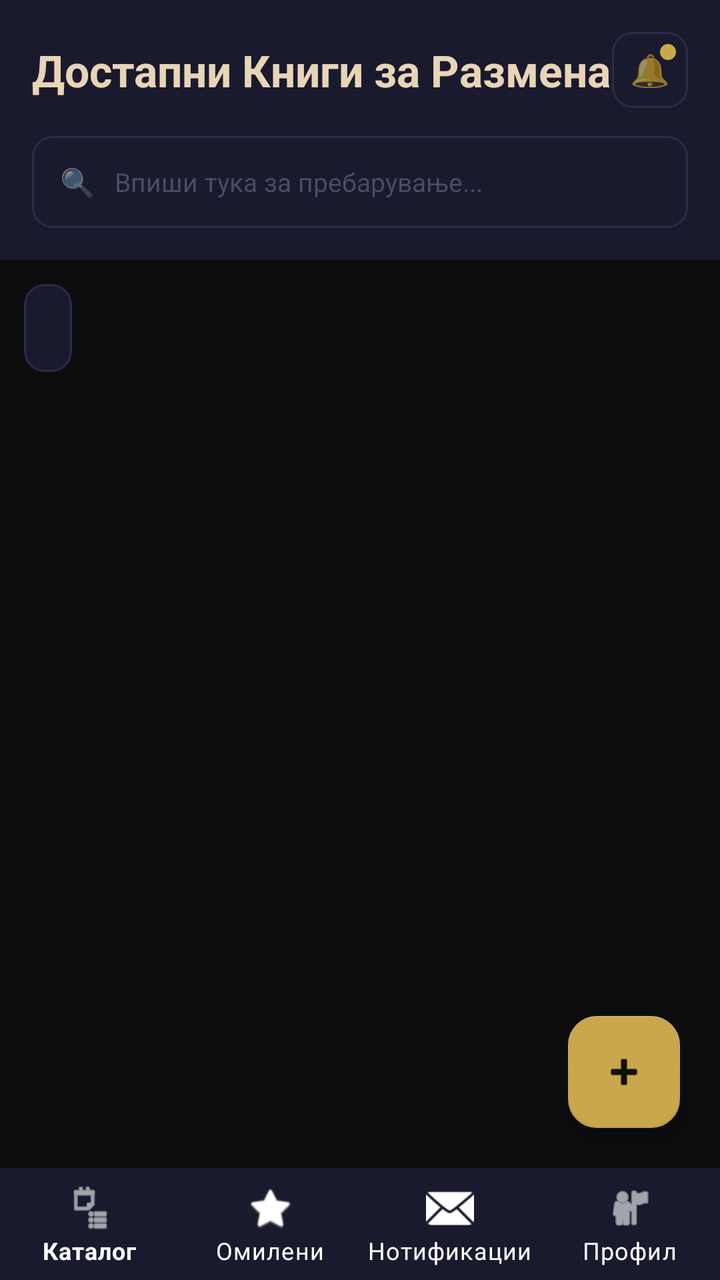
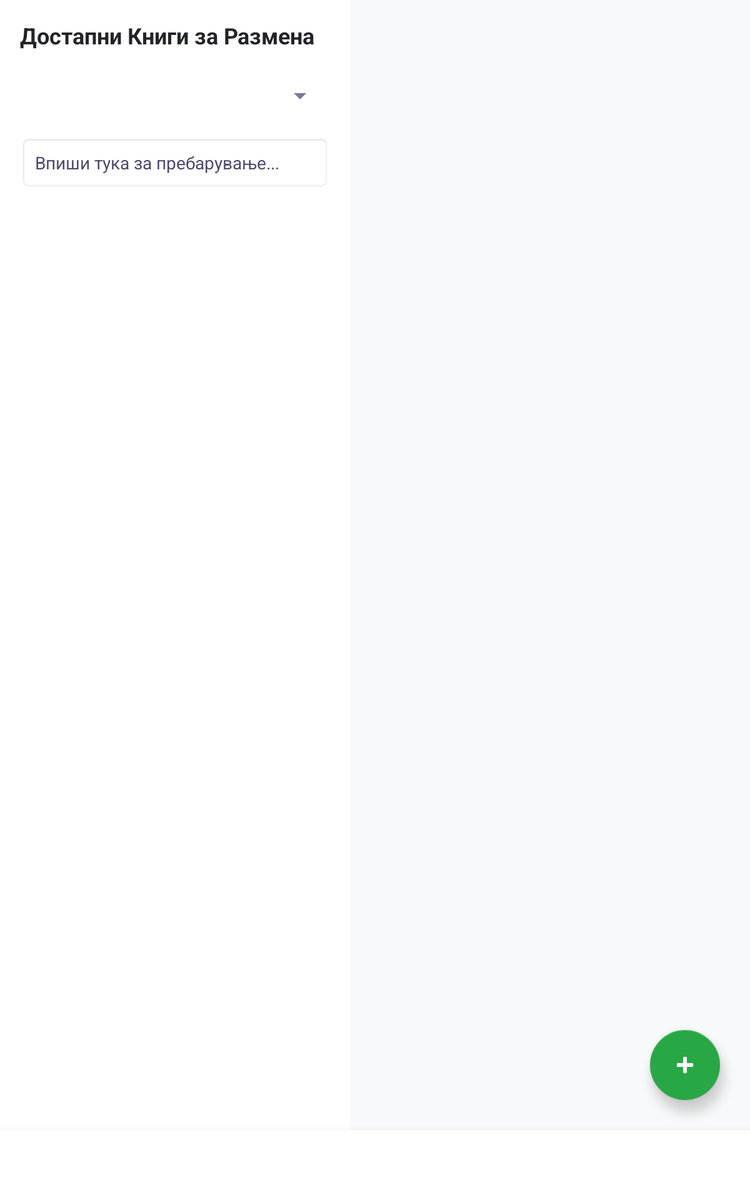

The same Android screen from two of the app's own layout files: first res/layout/ as a phone draws it, then the repository's variant for another configuration, drawn on a device whose configuration selects that folder. Both files follow.
<!-- AndroidManifest.xml: application theme Theme.BookExchange -->
<!-- res/layout/activity_book_feed.xml -->
<?xml version="1.0" encoding="utf-8"?>
<androidx.constraintlayout.widget.ConstraintLayout
    xmlns:android="http://schemas.android.com/apk/res/android"
    xmlns:app="http://schemas.android.com/apk/res-auto"
    android:layout_width="match_parent"
    android:layout_height="match_parent"
    android:background="@color/bg_ink">

    
    <LinearLayout
        android:id="@+id/headerLayout"
        android:layout_width="0dp"
        android:layout_height="wrap_content"
        android:orientation="vertical"
        android:background="@color/bg_navy"
        android:padding="16dp"
        android:paddingTop="20dp"
        app:layout_constraintTop_toTopOf="parent"
        app:layout_constraintStart_toStartOf="parent"
        app:layout_constraintEnd_toEndOf="parent">

        
        <LinearLayout
            android:layout_width="match_parent"
            android:layout_height="wrap_content"
            android:orientation="horizontal"
            android:gravity="center_vertical"
            android:layout_marginBottom="14dp">

            <TextView
                android:id="@+id/tvFeedTitle"
                android:layout_width="0dp"
                android:layout_height="wrap_content"
                android:layout_weight="1"
                android:text="@string/available_books_trade"
                android:textSize="22sp"
                android:textStyle="bold"
                android:textColor="@color/text_primary" />

            
            <FrameLayout
                android:id="@+id/btnNotifications"
                android:layout_width="38dp"
                android:layout_height="38dp"
                android:background="@drawable/bg_icon_btn"
                android:clickable="true"
                android:focusable="true">
                <TextView
                    android:layout_width="wrap_content"
                    android:layout_height="wrap_content"
                    android:layout_gravity="center"
                    android:text="🔔"
                    android:textSize="16sp" />
                
                <View
                    android:id="@+id/notifDot"
                    android:layout_width="8dp"
                    android:layout_height="8dp"
                    android:layout_gravity="top|end"
                    android:layout_margin="6dp"
                    android:background="@drawable/bg_notif_dot"
                    android:visibility="visible" />
            </FrameLayout>

        </LinearLayout>

        
        <LinearLayout
            android:layout_width="match_parent"
            android:layout_height="46dp"
            android:orientation="horizontal"
            android:background="@drawable/bg_input"
            android:gravity="center_vertical"
            android:paddingHorizontal="14dp">

            <TextView
                android:layout_width="wrap_content"
                android:layout_height="wrap_content"
                android:text="🔍"
                android:textSize="14sp"
                android:layout_marginEnd="10dp" />

            <EditText
                android:id="@+id/etSearch"
                android:layout_width="match_parent"
                android:layout_height="match_parent"
                android:background="@null"
                android:hint="@string/typeHere_search"
                android:textSize="13sp"
                android:textColor="@color/text_primary"
                android:textColorHint="@color/text_hint"
                android:inputType="text"
                android:imeOptions="actionSearch"
                android:singleLine="true" />
        </LinearLayout>

    </LinearLayout>

    
    <HorizontalScrollView
        android:id="@+id/filterChipsScroll"
        android:layout_width="0dp"
        android:layout_height="wrap_content"
        android:scrollbars="none"
        android:layout_marginTop="12dp"
        android:paddingHorizontal="12dp"
        app:layout_constraintTop_toBottomOf="@id/headerLayout"
        app:layout_constraintStart_toStartOf="parent"
        app:layout_constraintEnd_toEndOf="parent">

        
        <Spinner
            android:id="@+id/spinnerFilterCriterion"
            android:layout_width="wrap_content"
            android:layout_height="44dp"
            android:background="@drawable/bg_input"
            android:paddingHorizontal="12dp"
            android:spinnerMode="dropdown" />

    </HorizontalScrollView>

    
    <androidx.recyclerview.widget.RecyclerView
        android:id="@+id/rvBooksFeed"
        android:layout_width="0dp"
        android:layout_height="0dp"
        android:layout_marginTop="4dp"
        android:clipToPadding="false"
        android:paddingBottom="80dp"
        app:layout_constraintTop_toBottomOf="@id/filterChipsScroll"
        app:layout_constraintBottom_toTopOf="@id/bottomNavigation"
        app:layout_constraintStart_toStartOf="parent"
        app:layout_constraintEnd_toEndOf="parent" />

    
    <com.google.android.material.floatingactionbutton.FloatingActionButton
        android:id="@+id/fabAddBook"
        style="@style/Widget.BookSwap.FAB"
        android:layout_width="wrap_content"
        android:layout_height="wrap_content"
        android:layout_margin="20dp"
        android:src="@android:drawable/ic_input_add"
        app:layout_constraintBottom_toTopOf="@id/bottomNavigation"
        app:layout_constraintEnd_toEndOf="parent" />

    
    <com.google.android.material.bottomnavigation.BottomNavigationView
        android:id="@+id/bottomNavigation"
        android:layout_width="0dp"
        android:layout_height="wrap_content"
        app:menu="@menu/bottom_nav_menu"
        app:layout_constraintBottom_toBottomOf="parent"
        app:layout_constraintStart_toStartOf="parent"
        app:layout_constraintEnd_toEndOf="parent" />

</androidx.constraintlayout.widget.ConstraintLayout>
<!-- resources referenced by this layout -->
<resources>
  <color name="bg_ink">#0D0D0D</color>
  <color name="bg_navy">#1A1A2E</color>
  <color name="text_hint">#4A4A6A</color>
  <color name="text_primary">#E8D5B7</color>
  <!-- drawable bg_icon_btn (drawable) -->
  <?xml version="1.0" encoding="utf-8"?>
  <shape xmlns:android="http://schemas.android.com/apk/res/android"
      android:shape="rectangle">
      <solid android:color="@color/bg_navy" />
      <stroke android:width="1dp" android:color="@color/border" />
      <corners android:radius="10dp" />
  </shape>
  <!-- drawable bg_input (drawable) -->
  <?xml version="1.0" encoding="utf-8"?>
  <shape xmlns:android="http://schemas.android.com/apk/res/android"
      android:shape="rectangle">
      <solid android:color="@color/bg_navy" />
      <stroke android:width="1dp" android:color="@color/border" />
      <corners android:radius="10dp" />
  </shape>
  <!-- drawable bg_notif_dot (drawable) -->
  <?xml version="1.0" encoding="utf-8"?>
  <shape xmlns:android="http://schemas.android.com/apk/res/android"
      android:shape="oval">
      <solid android:color="@color/gold" />
  </shape>
  <string name="available_books_trade">Достапни Книги за Размена</string>
  <string name="typeHere_search">Впиши тука за пребарување...</string>
  <style name="Widget.BookSwap.FAB" parent="Widget.MaterialComponents.FloatingActionButton">
          <item name="backgroundTint">@color/gold</item>
          <item name="tint">@color/bg_ink</item>
          <item name="shapeAppearanceOverlay">@style/ShapeAppearance.BookSwap.FAB</item>
      </style>
  <style name="Theme.BookExchange" parent="Theme.MaterialComponents.DayNight.NoActionBar">
          
          <item name="android:windowBackground">@color/bg_ink</item>
          <item name="colorPrimary">@color/gold</item>
          <item name="colorPrimaryVariant">@color/bg_navy</item>
          <item name="colorOnPrimary">@color/bg_ink</item>
          <item name="colorSecondary">@color/teal</item>
          <item name="colorOnSecondary">@color/bg_ink</item>
          <item name="colorSurface">@color/bg_card</item>
          <item name="colorOnSurface">@color/text_primary</item>
          <item name="android:colorBackground">@color/bg_ink</item>
          <item name="colorOnBackground">@color/text_primary</item>
  
          
          <item name="android:statusBarColor">@color/bg_navy</item>
          <item name="android:windowLightStatusBar">false</item>
  
          
          <item name="android:navigationBarColor">@color/bg_navy</item>
  
          
          <item name="android:textColorPrimary">@color/text_primary</item>
          <item name="android:textColorSecondary">@color/text_secondary</item>
          <item name="android:textColorHint">@color/text_hint</item>
  
          
          <item name="android:textColorHighlight">#33C9A84C</item>
          <item name="colorControlActivated">@color/gold</item>
          <item name="colorControlHighlight">@color/gold_dim</item>
  
          
          <item name="bottomNavigationStyle">@style/Widget.BookSwap.BottomNavigation</item>
      </style>
  <color name="border">#2A2A4A</color>
  <color name="gold">#C9A84C</color>
  <style name="ShapeAppearance.BookSwap.FAB" parent="">
          <item name="cornerFamily">rounded</item>
          <item name="cornerSize">14dp</item>
      </style>
  <color name="teal">#4ECDC4</color>
  <color name="bg_card">#252540</color>
  <color name="text_secondary">#7A7A9A</color>
  <color name="gold_dim">#1FC9A84C</color>
  <style name="Widget.BookSwap.BottomNavigation" parent="Widget.MaterialComponents.BottomNavigationView">
          <item name="android:background">@color/bg_navy</item>
          <item name="itemIconTint">@color/nav_icon_color</item>
          <item name="itemTextColor">@color/nav_icon_color</item>
          <item name="itemRippleColor">@color/gold_dim</item>
          <item name="labelVisibilityMode">labeled</item>
      </style>
  <color name="nav_icon_color">#FFFFFF</color> ```
</resources>
<!-- res/layout-sw600dp/activity_book_feed.xml (the repository's variant of the layout above) -->
<!-- drawn on a 7-inch tablet held upright -->
<?xml version="1.0" encoding="utf-8"?>
<androidx.constraintlayout.widget.ConstraintLayout
    xmlns:android="http://schemas.android.com/apk/res/android"
    xmlns:app="http://schemas.android.com/apk/res-auto"
    xmlns:tools="http://schemas.android.com/tools"
    android:layout_width="match_parent"
    android:layout_height="match_parent"
    android:background="#F8F9FA"
    tools:context=".BookFeedActivity">

    
    <LinearLayout
        android:id="@+id/leftPanel"
        android:layout_width="280dp"
        android:layout_height="0dp"
        android:orientation="vertical"
        android:padding="16dp"
        android:background="#FFFFFF"
        app:layout_constraintTop_toTopOf="parent"
        app:layout_constraintBottom_toTopOf="@id/bottomNavigation"
        app:layout_constraintStart_toStartOf="parent">

        <TextView
            android:id="@+id/tvFeedTitle"
            android:layout_width="wrap_content"
            android:layout_height="wrap_content"
            android:text="@string/available_books_trade"
            android:textSize="18sp"
            android:textStyle="bold"
            android:textColor="#212529"
            android:layout_marginBottom="12dp" />

        <Spinner
            android:id="@+id/spinnerFilterCriterion"
            android:layout_width="match_parent"
            android:layout_height="wrap_content"
            android:minHeight="48dp"
            android:layout_marginBottom="8dp" />

        <EditText
            android:id="@+id/etSearch"
            android:layout_width="match_parent"
            android:layout_height="wrap_content"
            android:hint="@string/typeHere_search"
            android:background="@android:drawable/editbox_background_normal"
            android:padding="12dp"
            android:textSize="14sp" />

    </LinearLayout>

    
    <androidx.recyclerview.widget.RecyclerView
        android:id="@+id/rvBooksFeed"
        android:layout_width="0dp"
        android:layout_height="0dp"
        android:layout_margin="8dp"
        app:layout_constraintTop_toTopOf="parent"
        app:layout_constraintBottom_toTopOf="@id/bottomNavigation"
        app:layout_constraintStart_toEndOf="@id/leftPanel"
        app:layout_constraintEnd_toEndOf="parent" />

    <com.google.android.material.floatingactionbutton.FloatingActionButton
        android:id="@+id/fabAddBook"
        android:layout_width="wrap_content"
        android:layout_height="wrap_content"
        android:layout_margin="24dp"
        android:src="@android:drawable/ic_input_add"
        app:backgroundTint="#28A745"
        app:tint="#FFFFFF"
        app:layout_constraintBottom_toTopOf="@id/bottomNavigation"
        app:layout_constraintEnd_toEndOf="parent" />

    <com.google.android.material.bottomnavigation.BottomNavigationView
        android:id="@+id/bottomNavigation"
        android:layout_width="0dp"
        android:layout_height="wrap_content"
        app:backgroundTint="@color/white"
        app:menu="@menu/bottom_nav_menu"
        app:layout_constraintBottom_toBottomOf="parent"
        app:layout_constraintStart_toStartOf="parent"
        app:layout_constraintEnd_toEndOf="parent" />

</androidx.constraintlayout.widget.ConstraintLayout>
<!-- resources referenced by the variant -->
<!-- as a 7-inch tablet held upright resolves them -->
<resources>
  <color name="white">#FFFFFF</color>
  <string name="available_books_trade">Достапни Книги за Размена</string>
  <string name="typeHere_search">Впиши тука за пребарување...</string>
  <style name="Theme.BookExchange" parent="Theme.MaterialComponents.DayNight.NoActionBar">
          
          <item name="android:windowBackground">@color/bg_ink</item>
          <item name="colorPrimary">@color/gold</item>
          <item name="colorPrimaryVariant">@color/bg_navy</item>
          <item name="colorOnPrimary">@color/bg_ink</item>
          <item name="colorSecondary">@color/teal</item>
          <item name="colorOnSecondary">@color/bg_ink</item>
          <item name="colorSurface">@color/bg_card</item>
          <item name="colorOnSurface">@color/text_primary</item>
          <item name="android:colorBackground">@color/bg_ink</item>
          <item name="colorOnBackground">@color/text_primary</item>
  
          
          <item name="android:statusBarColor">@color/bg_navy</item>
          <item name="android:windowLightStatusBar">false</item>
  
          
          <item name="android:navigationBarColor">@color/bg_navy</item>
  
          
          <item name="android:textColorPrimary">@color/text_primary</item>
          <item name="android:textColorSecondary">@color/text_secondary</item>
          <item name="android:textColorHint">@color/text_hint</item>
  
          
          <item name="android:textColorHighlight">#33C9A84C</item>
          <item name="colorControlActivated">@color/gold</item>
          <item name="colorControlHighlight">@color/gold_dim</item>
  
          
          <item name="bottomNavigationStyle">@style/Widget.BookSwap.BottomNavigation</item>
      </style>
  <color name="bg_ink">#0D0D0D</color>
  <color name="gold">#C9A84C</color>
  <color name="bg_navy">#1A1A2E</color>
  <color name="teal">#4ECDC4</color>
  <color name="bg_card">#252540</color>
  <color name="text_primary">#E8D5B7</color>
  <color name="text_secondary">#7A7A9A</color>
  <color name="text_hint">#4A4A6A</color>
  <color name="gold_dim">#1FC9A84C</color>
  <style name="Widget.BookSwap.BottomNavigation" parent="Widget.MaterialComponents.BottomNavigationView">
          <item name="android:background">@color/bg_navy</item>
          <item name="itemIconTint">@color/nav_icon_color</item>
          <item name="itemTextColor">@color/nav_icon_color</item>
          <item name="itemRippleColor">@color/gold_dim</item>
          <item name="labelVisibilityMode">labeled</item>
      </style>
  <color name="nav_icon_color">#FFFFFF</color> ```
</resources>
